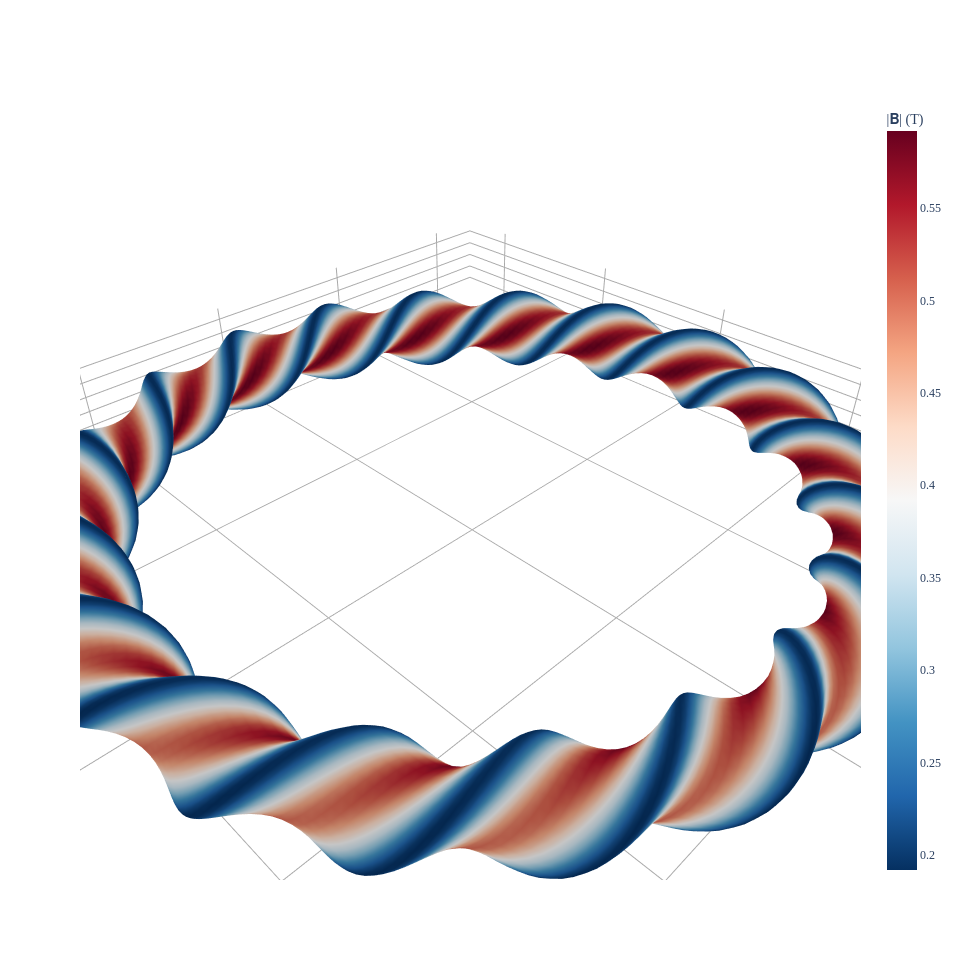

Notebook source saved alongside this figure:
### Code cell
grid3d = LinearGridFlux(
    rho=1.0,
    theta=np.linspace(0, 2 * np.pi, 30),
    zeta=np.linspace(0, 2 * np.pi, max(140, int(20 * eq.NFP))),
)
fig = plot_3d(eq, "|B|", grid=grid3d)
fig.show()
# note that this example has 19 toroidal field periods

### Figure 1 — Plotly figure (JSON) as saved in the notebook; plotly's stock layout.template omitted (floating-point values rounded to 4 significant figures; data arrays with more than 128 entries replaced by an {"elided": "..."} marker saying what was removed)
{"data": [{"colorbar": {"title": {"text": "|𝐁| (T)"}}, "colorscale": [[0, "rgb(5,48,97)"], [0.1, "rgb(33,102,172)"], [0.2, "rgb(67,147,195)"], [0.3, "rgb(146,197,222)"], [0.4, "rgb(209,229,240)"], [0.5, "rgb(247,247,247)"], [0.6, "rgb(253,219,199)"], [0.7, "rgb(244,165,130)"], [0.8, "rgb(214,96,77)"], [0.9, "rgb(178,24,43)"], [1, "rgb(103,0,31)"]], "flatshading": true, "i": {"elided": "22040 int values"}, "intensity": {"elided": "11400 float values"}, "j": {"elided": "22040 int values"}, "k": {"elided": "22040 int values"}, "name": "|𝐁| (T)", "opacity": 1, "showscale": true, "type": "mesh3d", "x": {"elided": "11400 float values"}, "y": {"elided": "11400 float values"}, "z": {"elided": "11400 float values"}}], "layout": {"font": {"family": "Times"}, "height": 960.1, "scene": {"aspectmode": "data", "xaxis": {"backgroundcolor": "white", "gridcolor": "darkgrey", "showbackground": false, "showgrid": true, "showticklabels": true, "title": {"text": "X  (m)"}, "zeroline": true, "zerolinecolor": "darkgrey"}, "yaxis": {"backgroundcolor": "white", "gridcolor": "darkgrey", "showbackground": false, "showgrid": true, "showticklabels": true, "title": {"text": "Y  (m)"}, "zeroline": true, "zerolinecolor": "darkgrey"}, "zaxis": {"backgroundcolor": "white", "gridcolor": "darkgrey", "showbackground": false, "showgrid": true, "showticklabels": true, "title": {"text": "Z  (m)"}, "zeroline": true, "zerolinecolor": "darkgrey"}}, "title": {"text": "", "x": 0.5, "xanchor": "center", "y": 0.9, "yanchor": "top"}, "width": 960.1}}
